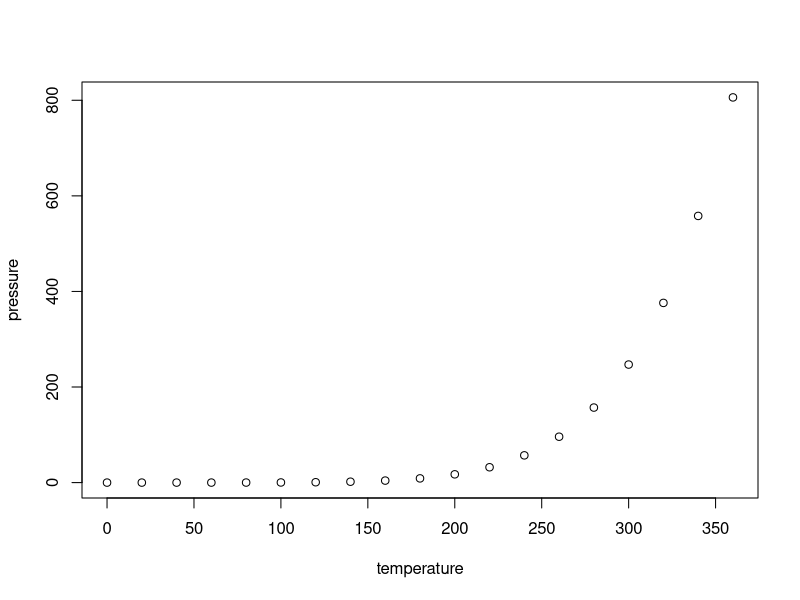
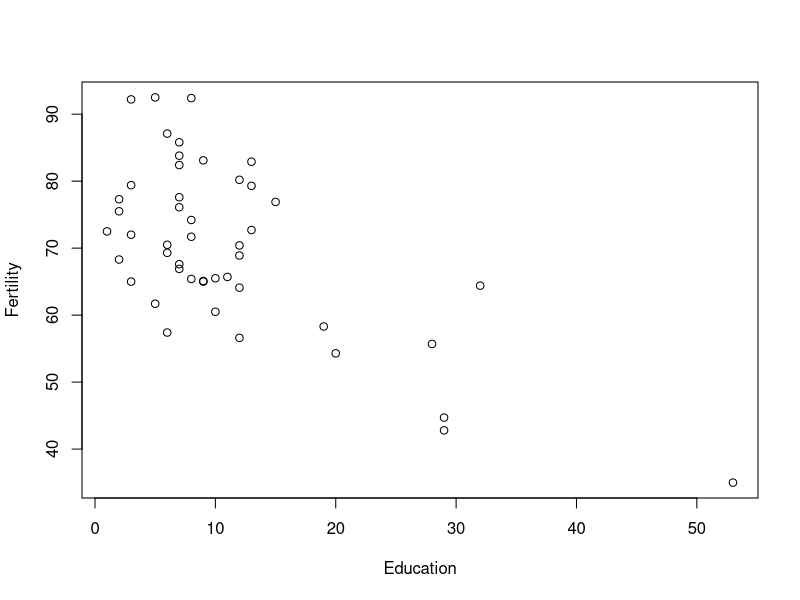
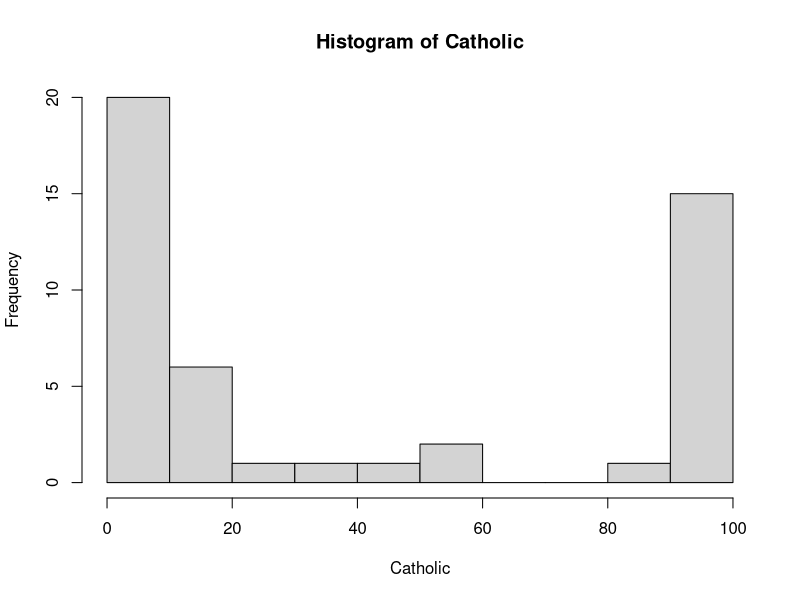

These charts were generated, in order, by the following R code:
## ---- chunk 1
knitr::opts_chunk$set(echo = TRUE)
## ---- chunk 2
summary(cars)
## ---- chunk 3
plot(pressure)
## ---- chunk 4
Raft <- 2
Staff <- 2.0
Nice <- "10j"
Goat <- "2 Cool for School"
Jump <- "True"

typeof(Raft)
  typeof(Staff)
  typeof(Nice)
  typeof(Goat)
  typeof(Jump)

## ---- chunk 5
foobar<-function(x){
    return(ifelse(x%%3==0 & x%%5==0, "foobar", ifelse(x%%3==0, "foo", ifelse(x%%5==0, "bar", "Not a multiple of 3, 5, or 15"))))
}
## ---- chunk 6
attach(swiss)
## ---- chunk 7
summary(swiss)
## ---- chunk 8
cor(swiss)
## ---- chunk 9
plot(Education,Fertility)
## ---- chunk 10
hist(Catholic)
## ---- chunk 11
detach(swiss)
